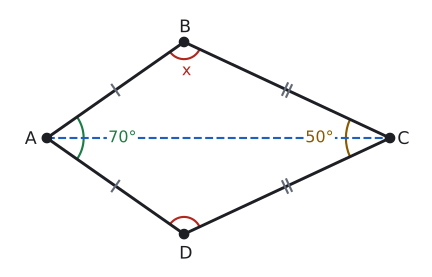

Recreate this plot in Python.
import sys; sys.path.insert(0, "tools")
from cizim import *

def centik(ax, P, Q, n=1, renk=SOLUK, L=0.13, ara=0.09):
    """[PQ] kenarının ortasına n çentik (eş kenar işareti)."""
    P, Q = np.asarray(P, float), np.asarray(Q, float)
    u = (Q - P) / np.linalg.norm(Q - P); v = np.array([-u[1], u[0]]); M = (P + Q) / 2
    for k in range(n):
        c = M + (k - (n - 1) / 2) * ara * u
        ax.plot(*zip(c - L * v, c + L * v), color=renk, lw=1.6)

def olc(K, P, Q):
    a, b = np.asarray(P) - K, np.asarray(Q) - K
    return round(float(np.degrees(np.arccos(np.dot(a, b) / np.linalg.norm(a) / np.linalg.norm(b)))), 3)

def uz(P, Q): return round(float(np.linalg.norm(np.asarray(P) - np.asarray(Q))), 3)

def dik(ax, K, P, Q, k=0.25, renk=YAZI):
    K = np.asarray(K, float)
    a = (np.asarray(P) - K) / np.linalg.norm(np.asarray(P) - K); b = (np.asarray(Q) - K) / np.linalg.norm(np.asarray(Q) - K)
    ax.plot(*zip(K + k * a, K + k * (a + b), K + k * b), color=renk, lw=1.3)

def yon(d): return np.array([np.cos(np.radians(d)), np.sin(np.radians(d))])

# K.K.K.: |AB| = |AD|, |CB| = |CD|, [AC] ortak. m(BAD) = 70, m(BCD) = 50 -> m(B) = m(D) = 120.
A = np.array([0.0, 0.0]); C = np.array([7.0, 0.0])
ab = 7 * np.sin(np.radians(25)) / np.sin(np.radians(120))
B = A + ab * yon(35); D = A + ab * yon(-35)
print("BAD", olc(A, B, D), "BCD", olc(C, B, D), "ABC", olc(B, A, C), "ADC", olc(D, A, C), "AB", uz(A, B), "AD", uz(A, D), "CB", uz(C, B), "CD", uz(C, D))
fig, ax = sekil(5.6, 3.6)
ax.set_aspect("equal"); ax.axis("off")
ax.plot(*zip(A, B, C, D, A), color=YAZI)
ax.plot(*zip(A, C), color=MAVI, ls="--", lw=1.6)
centik(ax, A, B, 1); centik(ax, A, D, 1); centik(ax, C, B, 2); centik(ax, C, D, 2)
aci(ax, A, B, D, r=0.75, renk=YESIL)
ax.text(1.25, 0.0, "70°", color=YESIL, ha="left", va="center", fontsize=12, bbox=dict(facecolor="white", edgecolor="none", pad=1))
aci(ax, C, D, B, r=0.9, renk=SARI)
ax.text(5.85, 0.0, "50°", color=SARI, ha="right", va="center", fontsize=12, bbox=dict(facecolor="white", edgecolor="none", pad=1))
aci(ax, B, A, C, r=0.35, ad="x", renk=KIRMIZI)
aci(ax, D, C, A, r=0.35, ad="", renk=KIRMIZI)
nokta(ax, *A, "A", dx=-0.45, dy=-0.12); nokta(ax, *B, "B", dx=-0.1, dy=0.2); nokta(ax, *C, "C", dx=0.15, dy=-0.12); nokta(ax, *D, "D", dx=-0.1, dy=-0.5)
ax.set_xlim(-0.8, 7.7); ax.set_ylim(D[1] - 0.7, B[1] + 0.7)
kaydet(fig, __file__)
